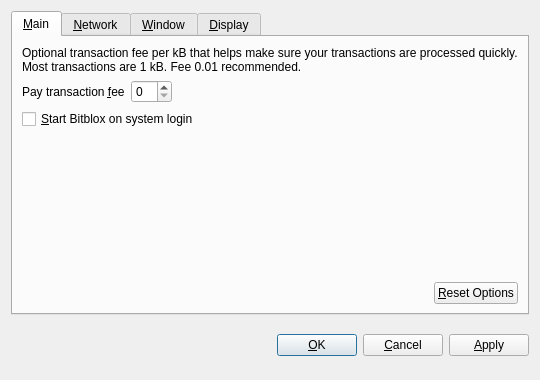
<?xml version="1.0" encoding="UTF-8"?>
<ui version="4.0">
 <class>OptionsDialog</class>
 <widget class="QDialog" name="OptionsDialog">
  <property name="geometry">
   <rect>
    <x>0</x>
    <y>0</y>
    <width>540</width>
    <height>380</height>
   </rect>
  </property>
  <property name="windowTitle">
   <string>Options</string>
  </property>
  <property name="modal">
   <bool>true</bool>
  </property>
  <layout class="QVBoxLayout" name="verticalLayout">
   <item>
    <widget class="QTabWidget" name="tabWidget">
     <property name="tabPosition">
      <enum>QTabWidget::North</enum>
     </property>
     <property name="currentIndex">
      <number>0</number>
     </property>
     <widget class="QWidget" name="tabMain">
      <attribute name="title">
       <string>&amp;Main</string>
      </attribute>
      <layout class="QVBoxLayout" name="verticalLayout_Main">
       <item>
        <widget class="QLabel" name="transactionFeeInfoLabel">
         <property name="text">
          <string>Optional transaction fee per kB that helps make sure your transactions are processed quickly. Most transactions are 1 kB. Fee 0.01 recommended.</string>
         </property>
         <property name="textFormat">
          <enum>Qt::PlainText</enum>
         </property>
         <property name="wordWrap">
          <bool>true</bool>
         </property>
        </widget>
       </item>
       <item>
        <layout class="QHBoxLayout" name="horizontalLayout_1_Main">
         <item>
          <widget class="QLabel" name="transactionFeeLabel">
           <property name="text">
            <string>Pay transaction &amp;fee</string>
           </property>
           <property name="textFormat">
            <enum>Qt::PlainText</enum>
           </property>
           <property name="buddy">
            <cstring>transactionFee</cstring>
           </property>
          </widget>
         </item>
         <item>
          <widget class="BitcoinAmountField" name="transactionFee"/>
         </item>
         <item>
          <spacer name="horizontalSpacer_1_Main">
           <property name="orientation">
            <enum>Qt::Horizontal</enum>
           </property>
           <property name="sizeHint" stdset="0">
            <size>
             <width>40</width>
             <height>20</height>
            </size>
           </property>
          </spacer>
         </item>
        </layout>
       </item>
       <item>
        <widget class="QCheckBox" name="bitcoinAtStartup">
         <property name="toolTip">
          <string>Automatically start Bitcoin after logging in to the system.</string>
         </property>
         <property name="text">
          <string>&amp;Start Bitblox on system login</string>
         </property>
        </widget>
       </item>
       <item>
        <spacer name="verticalSpacer_Main">
         <property name="orientation">
          <enum>Qt::Vertical</enum>
         </property>
         <property name="sizeHint" stdset="0">
          <size>
           <width>20</width>
           <height>40</height>
          </size>
         </property>
        </spacer>
       </item>
       <item>
        <layout class="QHBoxLayout" name="horizontalLayout_2_Main">
         <item>
          <spacer name="horizontalSpacer_2_Main">
           <property name="orientation">
            <enum>Qt::Horizontal</enum>
           </property>
           <property name="sizeHint" stdset="0">
            <size>
             <width>40</width>
             <height>20</height>
            </size>
           </property>
          </spacer>
         </item>
         <item>
          <widget class="QPushButton" name="resetButton">
           <property name="toolTip">
            <string>Reset all client options to default.</string>
           </property>
           <property name="text">
            <string>&amp;Reset Options</string>
           </property>
           <property name="autoDefault">
            <bool>false</bool>
           </property>
          </widget>
         </item>
        </layout>
       </item>
      </layout>
     </widget>
     <widget class="QWidget" name="tabNetwork">
      <attribute name="title">
       <string>&amp;Network</string>
      </attribute>
      <layout class="QVBoxLayout" name="verticalLayout_Network">
       <item>
        <widget class="QCheckBox" name="mapPortUpnp">
         <property name="toolTip">
          <string>Automatically open the Bitcoin client port on the router. This only works when your router supports UPnP and it is enabled.</string>
         </property>
         <property name="text">
          <string>Map port using &amp;UPnP</string>
         </property>
        </widget>
       </item>
       <item>
        <widget class="QCheckBox" name="connectSocks">
         <property name="toolTip">
          <string>Connect to the Bitcoin network through a SOCKS proxy (e.g. when connecting through Tor).</string>
         </property>
         <property name="text">
          <string>&amp;Connect through SOCKS proxy:</string>
         </property>
        </widget>
       </item>
       <item>
        <layout class="QHBoxLayout" name="horizontalLayout_Network">
         <item>
          <widget class="QLabel" name="proxyIpLabel">
           <property name="text">
            <string>Proxy &amp;IP:</string>
           </property>
           <property name="textFormat">
            <enum>Qt::PlainText</enum>
           </property>
           <property name="buddy">
            <cstring>proxyIp</cstring>
           </property>
          </widget>
         </item>
         <item>
          <widget class="QValidatedLineEdit" name="proxyIp">
           <property name="maximumSize">
            <size>
             <width>140</width>
             <height>16777215</height>
            </size>
           </property>
           <property name="toolTip">
            <string>IP address of the proxy (e.g. 127.0.0.1)</string>
           </property>
          </widget>
         </item>
         <item>
          <widget class="QLabel" name="proxyPortLabel">
           <property name="text">
            <string>&amp;Port:</string>
           </property>
           <property name="textFormat">
            <enum>Qt::PlainText</enum>
           </property>
           <property name="buddy">
            <cstring>proxyPort</cstring>
           </property>
          </widget>
         </item>
         <item>
          <widget class="QLineEdit" name="proxyPort">
           <property name="maximumSize">
            <size>
             <width>55</width>
             <height>16777215</height>
            </size>
           </property>
           <property name="toolTip">
            <string>Port of the proxy (e.g. 9050)</string>
           </property>
          </widget>
         </item>
         <item>
          <widget class="QLabel" name="socksVersionLabel">
           <property name="text">
            <string>SOCKS &amp;Version:</string>
           </property>
           <property name="textFormat">
            <enum>Qt::PlainText</enum>
           </property>
           <property name="buddy">
            <cstring>socksVersion</cstring>
           </property>
          </widget>
         </item>
         <item>
          <widget class="QValueComboBox" name="socksVersion">
           <property name="toolTip">
            <string>SOCKS version of the proxy (e.g. 5)</string>
           </property>
          </widget>
         </item>
         <item>
          <spacer name="horizontalSpacer_Network">
           <property name="orientation">
            <enum>Qt::Horizontal</enum>
           </property>
           <property name="sizeHint" stdset="0">
            <size>
             <width>40</width>
             <height>20</height>
            </size>
           </property>
          </spacer>
         </item>
        </layout>
       </item>
       <item>
        <spacer name="verticalSpacer_Network">
         <property name="orientation">
          <enum>Qt::Vertical</enum>
         </property>
         <property name="sizeHint" stdset="0">
          <size>
           <width>20</width>
           <height>40</height>
          </size>
         </property>
        </spacer>
       </item>
      </layout>
     </widget>
     <widget class="QWidget" name="tabWindow">
      <attribute name="title">
       <string>&amp;Window</string>
      </attribute>
      <layout class="QVBoxLayout" name="verticalLayout_Window">
       <item>
        <widget class="QCheckBox" name="minimizeToTray">
         <property name="toolTip">
          <string>Show only a tray icon after minimizing the window.</string>
         </property>
         <property name="text">
          <string>&amp;Minimize to the tray instead of the taskbar</string>
         </property>
        </widget>
       </item>
       <item>
        <widget class="QCheckBox" name="minimizeOnClose">
         <property name="toolTip">
          <string>Minimize instead of exit the application when the window is closed. When this option is enabled, the application will be closed only after selecting Quit in the menu.</string>
         </property>
         <property name="text">
          <string>M&amp;inimize on close</string>
         </property>
        </widget>
       </item>
       <item>
        <spacer name="verticalSpacer_Window">
         <property name="orientation">
          <enum>Qt::Vertical</enum>
         </property>
         <property name="sizeHint" stdset="0">
          <size>
           <width>20</width>
           <height>40</height>
          </size>
         </property>
        </spacer>
       </item>
      </layout>
     </widget>
     <widget class="QWidget" name="tabDisplay">
      <attribute name="title">
       <string>&amp;Display</string>
      </attribute>
      <layout class="QVBoxLayout" name="verticalLayout_Display">
       <item>
        <layout class="QHBoxLayout" name="horizontalLayout_1_Display">
         <item>
          <widget class="QLabel" name="langLabel">
           <property name="text">
            <string>User Interface &amp;language:</string>
           </property>
           <property name="textFormat">
            <enum>Qt::PlainText</enum>
           </property>
           <property name="buddy">
            <cstring>lang</cstring>
           </property>
          </widget>
         </item>
         <item>
          <widget class="QValueComboBox" name="lang">
           <property name="toolTip">
            <string>The user interface language can be set here. This setting will take effect after restarting Bitcoin.</string>
           </property>
          </widget>
         </item>
        </layout>
       </item>
       <item>
        <layout class="QHBoxLayout" name="horizontalLayout_2_Display">
         <item>
          <widget class="QLabel" name="unitLabel">
           <property name="text">
            <string>&amp;Unit to show amounts in:</string>
           </property>
           <property name="textFormat">
            <enum>Qt::PlainText</enum>
           </property>
           <property name="buddy">
            <cstring>unit</cstring>
           </property>
          </widget>
         </item>
         <item>
          <widget class="QValueComboBox" name="unit">
           <property name="toolTip">
            <string>Choose the default subdivision unit to show in the interface and when sending coins.</string>
           </property>
          </widget>
         </item>
        </layout>
       </item>
       <item>
        <widget class="QCheckBox" name="displayAddresses">
         <property name="toolTip">
          <string>Whether to show Bitcoin addresses in the transaction list or not.</string>
         </property>
         <property name="text">
          <string>&amp;Display addresses in transaction list</string>
         </property>
        </widget>
       </item>
       <item>
        <spacer name="verticalSpacer_Display">
         <property name="orientation">
          <enum>Qt::Vertical</enum>
         </property>
         <property name="sizeHint" stdset="0">
          <size>
           <width>20</width>
           <height>40</height>
          </size>
         </property>
        </spacer>
       </item>
      </layout>
     </widget>
    </widget>
   </item>
   <item>
    <layout class="QHBoxLayout" name="horizontalLayout_Buttons">
     <item>
      <spacer name="horizontalSpacer_1">
       <property name="orientation">
        <enum>Qt::Horizontal</enum>
       </property>
       <property name="sizeHint" stdset="0">
        <size>
         <width>40</width>
         <height>48</height>
        </size>
       </property>
      </spacer>
     </item>
     <item>
      <widget class="QLabel" name="statusLabel">
       <property name="font">
        <font>
         <weight>75</weight>
         <bold>true</bold>
        </font>
       </property>
       <property name="text">
        <string/>
       </property>
       <property name="textFormat">
        <enum>Qt::PlainText</enum>
       </property>
       <property name="wordWrap">
        <bool>true</bool>
       </property>
      </widget>
     </item>
     <item>
      <spacer name="horizontalSpacer_2">
       <property name="orientation">
        <enum>Qt::Horizontal</enum>
       </property>
       <property name="sizeHint" stdset="0">
        <size>
         <width>40</width>
         <height>48</height>
        </size>
       </property>
      </spacer>
     </item>
     <item>
      <widget class="QPushButton" name="okButton">
       <property name="text">
        <string>&amp;OK</string>
       </property>
      </widget>
     </item>
     <item>
      <widget class="QPushButton" name="cancelButton">
       <property name="text">
        <string>&amp;Cancel</string>
       </property>
       <property name="autoDefault">
        <bool>false</bool>
       </property>
      </widget>
     </item>
     <item>
      <widget class="QPushButton" name="applyButton">
       <property name="text">
        <string>&amp;Apply</string>
       </property>
       <property name="autoDefault">
        <bool>false</bool>
       </property>
      </widget>
     </item>
    </layout>
   </item>
  </layout>
 </widget>
 <customwidgets>
  <customwidget>
   <class>BitcoinAmountField</class>
   <extends>QSpinBox</extends>
   <header>bitcoinamountfield.h</header>
  </customwidget>
  <customwidget>
   <class>QValueComboBox</class>
   <extends>QComboBox</extends>
   <header>qvaluecombobox.h</header>
  </customwidget>
  <customwidget>
   <class>QValidatedLineEdit</class>
   <extends>QLineEdit</extends>
   <header>qvalidatedlineedit.h</header>
  </customwidget>
 </customwidgets>
 <resources/>
 <connections/>
</ui>
